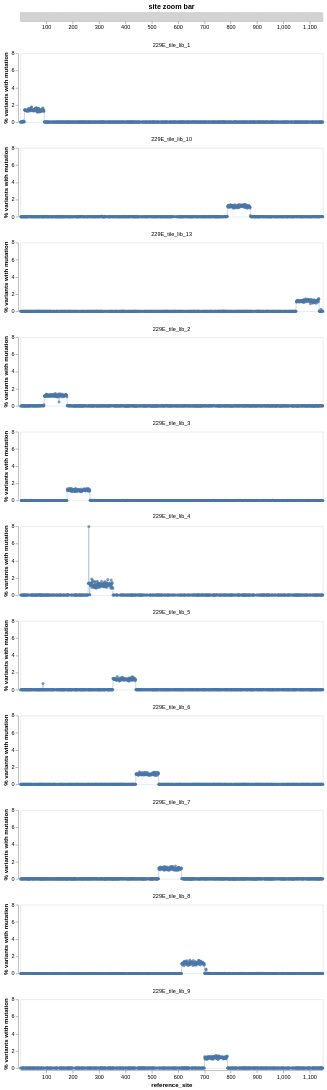

Here is the notebook cell this chart was saved with:
### Code cell
# make chart
zoom_brush = alt.selection_interval(
    encodings=["x"],
    mark=alt.BrushConfig(stroke="black", strokeWidth=2),
)

zoom_bar = (
    alt.Chart(site_freqs[["sequential_site", "reference_site"]].drop_duplicates())
    .mark_rect(color="lightgrey")
    .encode(
        x=alt.X(
            "reference_site",
            title=None,
            scale=alt.Scale(nice=False, zero=False),
            sort=alt.SortField("sequential_site"),
            axis=alt.Axis(labelOverlap=True),
        )
    )
    .add_params(zoom_brush)
    .properties(width=550, height=15, title="site zoom bar")
)

site_freqs_base = (
    alt.Chart()
    .encode(
        x=alt.X(
            "reference_site",
            scale=alt.Scale(nice=False, zero=False),
            sort=alt.SortField("sequential_site"),
            axis=alt.Axis(labelOverlap=True),
        ),
        y=alt.Y("percent", title="% variants with mutation"),
        tooltip=[
            (
                alt.Tooltip(c, format=".3g")
                if c in {"percent", "count", "n_variants"}
                else c
            )
            for c in site_freqs.columns
        ],
    )
    .properties(height=125, width=550)
)

site_freqs_chart = (
    alt.layer(
        site_freqs_base.mark_point(filled=True),
        site_freqs_base.mark_line(size=0.5),
        data=site_freqs,
    )
    .facet(facet=alt.Facet("library", title=None), columns=1)
    .add_params(zoom_brush)
    .transform_filter(zoom_brush)
)

site_freqs_zoom_chart = (zoom_bar & site_freqs_chart).configure_axis(grid=False)

site_freqs_zoom_chart.save(path_prefix + "results/site_coverage_chart.html")
site_freqs_zoom_chart

### Figure 1 — Vega-Lite specification as saved in the notebook (floating-point values rounded to 4 significant figures; data arrays with more than 128 entries replaced by an {"elided": "..."} marker saying what was removed)
{"config": {"view": {"continuousWidth": 300, "continuousHeight": 300}, "axis": {"grid": false}}, "vconcat": [{"data": {"name": "data-2c31d8c95a2d7980d0df1cb9f0ff99ff"}, "mark": {"type": "rect", "color": "lightgrey"}, "encoding": {"x": {"axis": {"labelOverlap": true}, "field": "reference_site", "scale": {"nice": false, "zero": false}, "sort": {"field": "sequential_site"}, "title": null, "type": "quantitative"}}, "height": 15, "name": "view_2", "title": "site zoom bar", "width": 550}, {"data": {"name": "data-b59d0f0a82b08134796f2300bd097c85"}, "facet": {"field": "library", "title": null, "type": "nominal"}, "spec": {"layer": [{"mark": {"type": "point", "filled": true}, "encoding": {"tooltip": [{"field": "library", "type": "nominal"}, {"field": "sequential_site", "type": "quantitative"}, {"field": "reference_site", "type": "quantitative"}, {"field": "wildtype", "type": "nominal"}, {"field": "count", "format": ".3g", "type": "quantitative"}, {"field": "mutants", "type": "nominal"}, {"field": "percent", "format": ".3g", "type": "quantitative"}], "x": {"axis": {"labelOverlap": true}, "field": "reference_site", "scale": {"nice": false, "zero": false}, "sort": {"field": "sequential_site"}, "type": "quantitative"}, "y": {"field": "percent", "title": "% variants with mutation", "type": "quantitative"}}, "name": "view_1"}, {"mark": {"type": "line", "size": 0.5}, "encoding": {"tooltip": [{"field": "library", "type": "nominal"}, {"field": "sequential_site", "type": "quantitative"}, {"field": "reference_site", "type": "quantitative"}, {"field": "wildtype", "type": "nominal"}, {"field": "count", "format": ".3g", "type": "quantitative"}, {"field": "mutants", "type": "nominal"}, {"field": "percent", "format": ".3g", "type": "quantitative"}], "x": {"axis": {"labelOverlap": true}, "field": "reference_site", "scale": {"nice": false, "zero": false}, "sort": {"field": "sequential_site"}, "type": "quantitative"}, "y": {"field": "percent", "title": "% variants with mutation", "type": "quantitative"}}}], "height": 125, "width": 550}, "columns": 1, "transform": [{"filter": {"param": "param_1"}}]}], "params": [{"name": "param_1", "select": {"type": "interval", "encodings": ["x"], "mark": {"stroke": "black", "strokeWidth": 2}}, "views": ["view_2", "view_1"]}], "$schema": "https://vega.github.io/schema/vega-lite/v5.15.1.json", "datasets": {"data-2c31d8c95a2d7980d0df1cb9f0ff99ff": {"elided": "1148 records"}, "data-b59d0f0a82b08134796f2300bd097c85": {"elided": "10205 records"}}}
